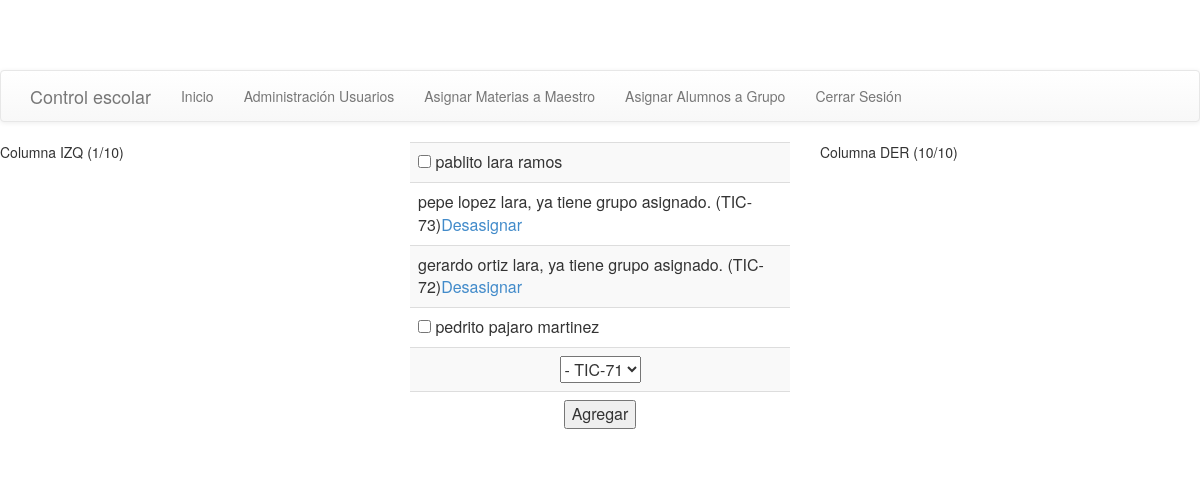
Screenshot of /TestGrupo.php with the database file from the repository.
### tables this page shows
CREATE TABLE `usuario` (
  `Id` int(11) NOT NULL AUTO_INCREMENT,
  `Nombre` varchar(30) DEFAULT NULL,
  `Apat` varchar(30) DEFAULT NULL,
  `Amat` varchar(30) DEFAULT NULL,
  `Nivel` int(11) DEFAULT NULL,
  `Estatus` int(11) DEFAULT NULL,
  `Psw` varchar(30) DEFAULT NULL,
  `User` varchar(30) DEFAULT NULL,
  PRIMARY KEY (`Id`)
);

CREATE TABLE `alumno_grupo` (
  `Id` int(11) NOT NULL AUTO_INCREMENT,
  `id_alumno` int(11) DEFAULT NULL,
  `id_grupo` int(11) DEFAULT NULL,
  PRIMARY KEY (`Id`)
);

CREATE TABLE `grupo` (
  `Id` int(11) NOT NULL AUTO_INCREMENT,
  `Nombre` varchar(30) DEFAULT NULL,
  `Avatar` varchar(30) DEFAULT NULL,
  `Orden` varchar(30) DEFAULT NULL,
  `Estatus` int(11) DEFAULT NULL,
  PRIMARY KEY (`Id`)
);

### Alumno.php (the view, shortened to what this page needs)
<?php
class Alumno extends Usuario{
    public function readAlumno(){
        $sql01 = "SELECT * FROM usuario WHERE Estatus = 1 AND Nivel=3 ORDER BY Apat ASC";
        $result01 = mysql_query($sql01) or die("Error $sql01");
        while ($field = mysql_fetch_array($result01)) {
            $nombre = utf8_decode($field['Nombre']." ".$field['Apat']." ".$field['Amat']);
            $sql03="SELECT * FROM Alumno_Grupo WHERE id_alumno = $field[Id]";
            $result03 = mysql_query($sql03)or die("No se ejecuta consulta $sql03");
            $existe = mysql_num_rows($result03);
            if($existe == 0) {
                echo "<tr><td><input type=checkbox name=al$field[Id]> $nombre </td></tr>";
            }else{
                $id_grupo = mysql_result($result03,0,'id_grupo');
                echo "<tr><td>$nombre, ya tiene grupo asignado.";
                echo " (".$this->grupoAsignado($id_grupo).")";
                echo "<a href=TestGrupo.php?accion=2&alumno_id=$field[Id]>Desasignar</a> </td></tr>";
            }
        }
    }
    public function grupoAsignado($id){
        $sql04 = "SELECT * FROM Grupo WHERE Id = $id";
        $result04 = mysql_query($sql04)or die("No se ejecuta consulta $sql04");
        $existe = mysql_num_rows($result04);
        if($existe > 0) {
            return mysql_result($result04, 0, 'Nombre');
        }else{
            return 0;
        }
    }
}

### rows the page displays
usuario: nombre "pablito lara ramos"
usuario: nombre "pepe lopez lara", alumno_grupo.id_grupo "TIC-73"
usuario: nombre "gerardo ortiz lara", alumno_grupo.id_grupo "TIC-72"
usuario: nombre "pedrito pajaro martinez"
